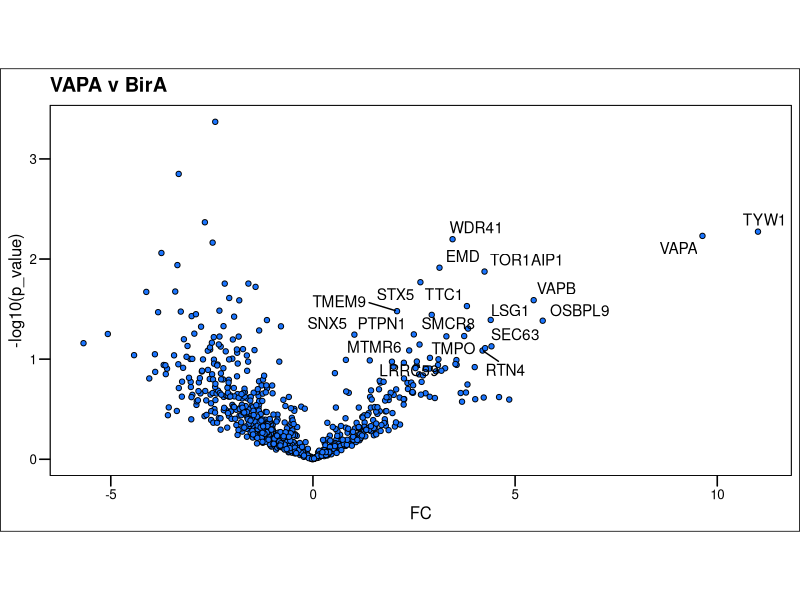
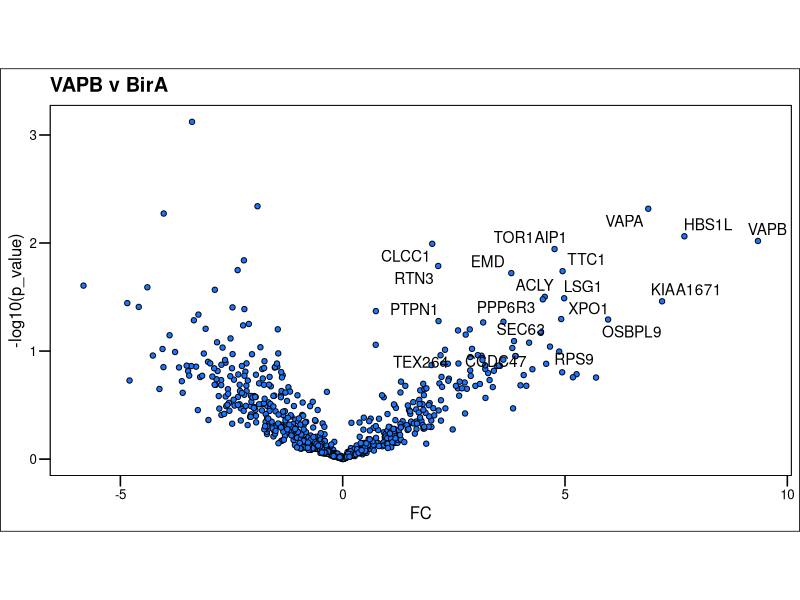
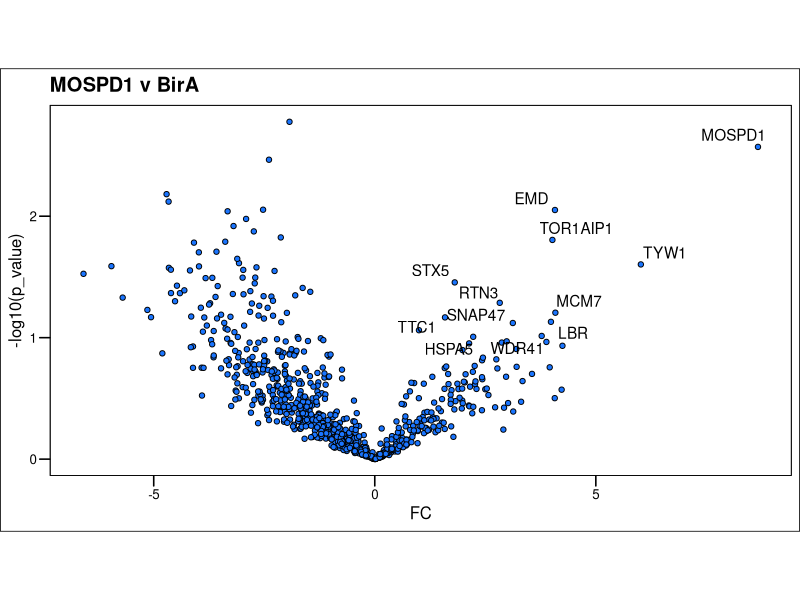
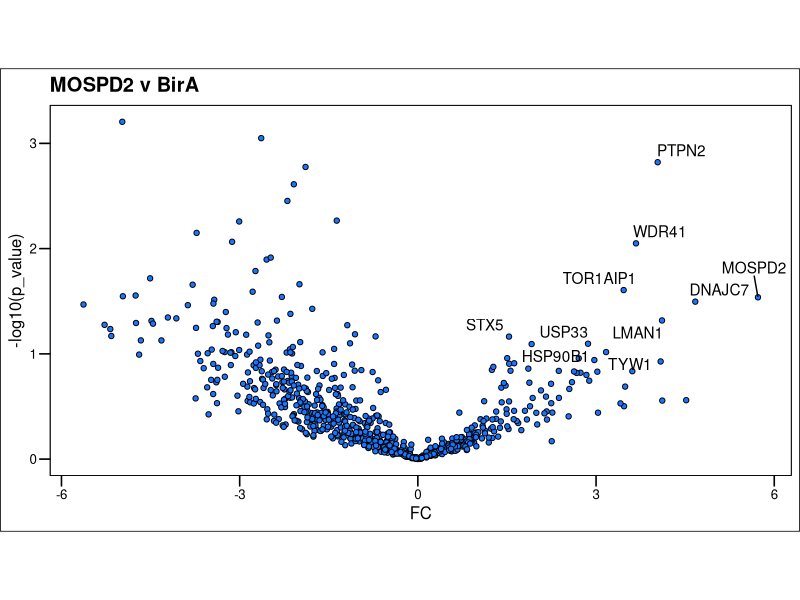
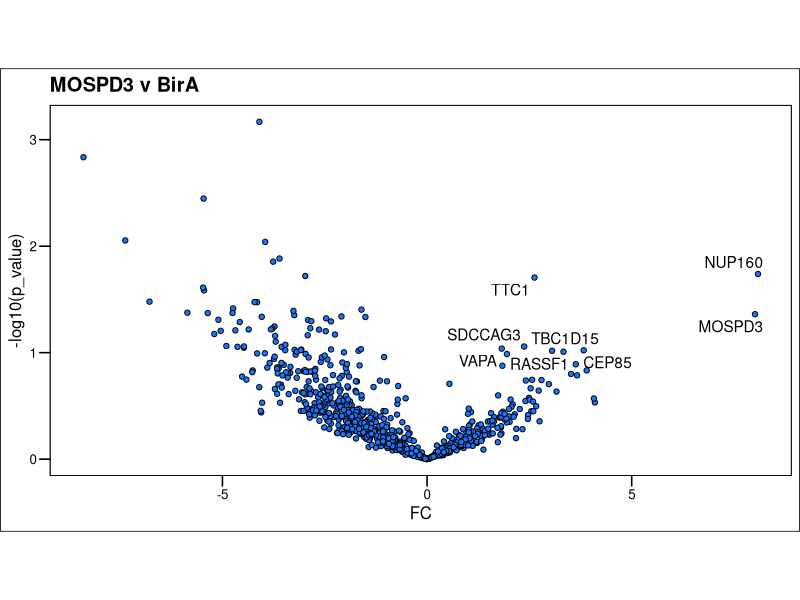
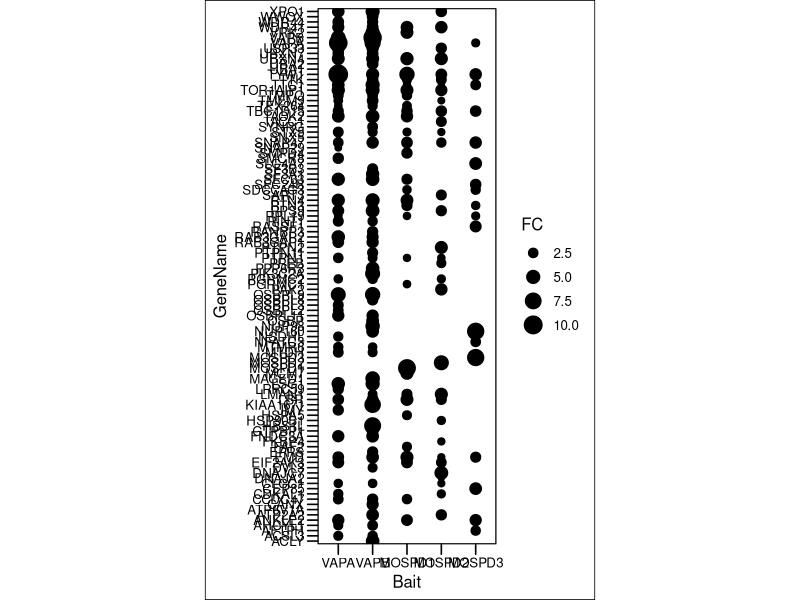

Recreate these plots in R, in order.
## ---- chunk 1
knitr::opts_chunk$set(echo = F, warning = F)
## ---- chunk 2
library(readxl)
library(ggplot2)
library(dplyr)
library(ggthemes)
library(ggrepel)
library(gridExtra)
library(limma)
library(tibble)
library(reshape2)
library(stringr)
#library(rbioapi)
## ---- chunk 3
vapome1 = read_xlsx('data/P1133-4 recalc VAP binding partners.xlsx')
#View(vapome1)



## ---- chunk 4
get_p <- function(x, y) {
  x <- x[!is.na(x)]
  y <- y[!is.na(y)]
  
  if (length(x) < 2 || length(y) < 2) {
    return(NA_real_)
  }
  
  tryCatch(
    t.test(x, y)$p.value,
    error = function(e) NA_real_
  )
}

## ---- chunk 5
vapome2 = vapome1 %>% 
   select(c(4,5, 64:84)) %>% 
   mutate(GeneName = str_match(string = Description, pattern = 'GN=(.*) P')[,2]) %>% 
   select(1,24,3:23)


vapome2 %>% 
   filter(duplicated(GeneName)) %>% nrow

vapome3 = vapome2 %>% 
   select(-Accession) %>% 
   group_by(GeneName) %>% 
   summarise(across(1:21, ~ sum(.x, na.rm = TRUE)), .groups = "drop") 

nrow(vapome3) - nrow(vapome2)

Colnames2 = c('GeneName','Unt1','Unt2','Unt3','Bir1','Bir2','Bir3',
  'A1','A2','A3','M11','M12','M13','M21','M22','M23',
  'M31','M32','M33','B1','B2','B3')

colnames(vapome3) <- Colnames2


## ---- chunk 6
#Filter proteins with insufficient measurements
keep <- rowSums(!is.na(vapome3[c("A1", "A2", "A3")])) == 3 |
        rowSums(!is.na(vapome3[c("Bir1", "Bir2", "Bir3")])) == 3

vapome3_filtered <- vapome3[c(keep),]
vapome3_filtered[2:22] <- lapply(
  vapome3_filtered[2:22],
  log2
)

vapome3_vapa = vapome3_filtered %>% 
   group_by(GeneName) %>% 
   summarise(FC = mean(c(A1, A2, A3), na.rm = T) - mean(c(Bir1, Bir2, Bir3), na.rm = T),
             p_value = get_p(
                c(A1, A2, A3),
                c(Bir1, Bir2, Bir3)
             ),
             
             .groups = "drop"
   ) %>%
   mutate(
      adjusted_p_value = p.adjust(p_value, method = "BH")
   )


vapome3_vapa %>% 
   ggplot(aes(FC, -log10(p_value))) +
   #geom_rect(xmin = Xmin, xmax = Xmax, ymin = Ymin, ymax = Ymax, fill = "pink", alpha = 0.1) +
   geom_point(shape = 21, color = 'black', fill = '#1a75ff') +
   theme_base(12) +
   geom_text_repel(data = vapome3_vapa %>% filter(FC>1 & log10(p_value) < -1),
      aes(label = GeneName)) +
   theme(aspect.ratio = 0.5,legend.position = 'none') +
   #xlab("Fold Change (log2[TM/C1 mutant])") +
   #ylab("P-value (-log10)") +
   ggtitle('VAPA v BirA')  


## ---- chunk 7
#Filter proteins with insufficient measurements
keep <- rowSums(!is.na(vapome3[c("B1", "B2", "B3")])) == 3 |
        rowSums(!is.na(vapome3[c("Bir1", "Bir2", "Bir3")])) == 3

vapome3_filtered <- vapome3[c(keep),]
vapome3_filtered[2:22] <- lapply(
  vapome3_filtered[2:22],
  log2
)

vapome3_vapb = vapome3_filtered %>% 
   group_by(GeneName) %>% 
   summarise(FC = mean(c(B1, B2, B3), na.rm = T) - mean(c(Bir1, Bir2, Bir3), na.rm = T),
             p_value = get_p(c(B1, B2, B3), c(Bir1, Bir2, Bir3)),
             .groups = "drop") %>%
   mutate(adjusted_p_value = p.adjust(p_value, method = "BH"))


vapome3_vapb %>% 
   ggplot(aes(FC, -log10(p_value))) +
   #geom_rect(xmin = Xmin, xmax = Xmax, ymin = Ymin, ymax = Ymax, fill = "pink", alpha = 0.1) +
   geom_point(shape = 21, color = 'black', fill = '#1a75ff') +
   theme_base(12) +
   geom_text_repel(data = vapome3_vapb %>% filter(FC>1 & log10(p_value) < -1),
      aes(label = GeneName)) +
   theme(aspect.ratio = 0.5,legend.position = 'none') +
   #xlab("Fold Change (log2[TM/C1 mutant])") +
   #ylab("P-value (-log10)") +
   ggtitle('VAPB v BirA')  


## ---- chunk 8
#Filter proteins with insufficient measurements
keep <- rowSums(!is.na(vapome3[c("M11", "M12", "M13")])) == 3 |
        rowSums(!is.na(vapome3[c("Bir1", "Bir2", "Bir3")])) == 3

vapome3_filtered <- vapome3[c(keep),]
vapome3_filtered[2:22] <- lapply(
  vapome3_filtered[2:22],
  log2
)

vapome3_ms1 = vapome3_filtered %>% 
   group_by(GeneName) %>% 
   summarise(FC = mean(c(M11, M12, M13), na.rm = T) - mean(c(Bir1, Bir2, Bir3), na.rm = T),
             p_value = get_p(c(M11, M12, M13), c(Bir1, Bir2, Bir3)),
             .groups = "drop") %>%
   mutate(adjusted_p_value = p.adjust(p_value, method = "BH"))


vapome3_ms1 %>% 
   ggplot(aes(FC, -log10(p_value))) +
   #geom_rect(xmin = Xmin, xmax = Xmax, ymin = Ymin, ymax = Ymax, fill = "pink", alpha = 0.1) +
   geom_point(shape = 21, color = 'black', fill = '#1a75ff') +
   theme_base(12) +
   geom_text_repel(data = vapome3_ms1 %>% filter(FC>1 & log10(p_value) < -1),
      aes(label = GeneName)) +
   theme(aspect.ratio = 0.5,legend.position = 'none') +
   #xlab("Fold Change (log2[TM/C1 mutant])") +
   #ylab("P-value (-log10)") +
   ggtitle('MOSPD1 v BirA')  


## ---- chunk 9
#Filter proteins with insufficient measurements
keep <- rowSums(!is.na(vapome3[c("M21", "M22", "M23")])) == 3 |
        rowSums(!is.na(vapome3[c("Bir1", "Bir2", "Bir3")])) == 3

vapome3_filtered <- vapome3[c(keep),]
vapome3_filtered[2:22] <- lapply(
  vapome3_filtered[2:22],
  log2
)

vapome3_ms2 = vapome3_filtered %>% 
   group_by(GeneName) %>% 
   summarise(FC = mean(c(M21, M22, M23), na.rm = T) - mean(c(Bir1, Bir2, Bir3), na.rm = T),
             p_value = get_p(c(M21, M22, M23), c(Bir1, Bir2, Bir3)),
             .groups = "drop") %>%
   mutate(adjusted_p_value = p.adjust(p_value, method = "BH"))


vapome3_ms2 %>% 
   ggplot(aes(FC, -log10(p_value))) +
   #geom_rect(xmin = Xmin, xmax = Xmax, ymin = Ymin, ymax = Ymax, fill = "pink", alpha = 0.1) +
   geom_point(shape = 21, color = 'black', fill = '#1a75ff') +
   theme_base(12) +
   geom_text_repel(data = vapome3_ms2 %>% filter(FC>1 & log10(p_value) < -1),
      aes(label = GeneName)) +
   theme(aspect.ratio = 0.5,legend.position = 'none') +
   #xlab("Fold Change (log2[TM/C1 mutant])") +
   #ylab("P-value (-log10)") +
   ggtitle('MOSPD2 v BirA')  


## ---- chunk 10
#Filter proteins with insufficient measurements
keep <- rowSums(!is.na(vapome3[c("M31", "M32", "M33")])) == 3 |
        rowSums(!is.na(vapome3[c("Bir1", "Bir2", "Bir3")])) == 3

vapome3_filtered <- vapome3[c(keep),]
vapome3_filtered[2:22] <- lapply(
  vapome3_filtered[2:22],
  log2
)

vapome3_ms3 = vapome3_filtered %>% 
   group_by(GeneName) %>% 
   summarise(FC = mean(c(M31, M32, M33), na.rm = T) - mean(c(Bir1, Bir2, Bir3), na.rm = T),
             p_value = get_p(c(M31, M32, M33), c(Bir1, Bir2, Bir3)),
             .groups = "drop") %>%
   mutate(adjusted_p_value = p.adjust(p_value, method = "BH"))


vapome3_ms3 %>% 
   ggplot(aes(FC, -log10(p_value))) +
   #geom_rect(xmin = Xmin, xmax = Xmax, ymin = Ymin, ymax = Ymax, fill = "pink", alpha = 0.1) +
   geom_point(shape = 21, color = 'black', fill = '#1a75ff') +
   theme_base(12) +
   geom_text_repel(data = vapome3_ms3 %>% filter(FC>1 & log10(p_value) < -1),
      aes(label = GeneName)) +
   theme(aspect.ratio = 0.5,legend.position = 'none') +
   #xlab("Fold Change (log2[TM/C1 mutant])") +
   #ylab("P-value (-log10)") +
   ggtitle('MOSPD3 v BirA')  


## ---- chunk 11
merged_FC = rbind(
vapome3_vapa %>% filter(FC > 0) %>% mutate(Bait = "VAPA"),
vapome3_vapb %>% filter(FC > 0) %>% mutate(Bait = "VAPB"),
vapome3_ms1 %>% filter(FC > 0) %>% mutate(Bait = "MOSPD1"),
vapome3_ms2 %>% filter(FC > 0) %>% mutate(Bait = "MOSPD2"),
vapome3_ms3 %>% filter(FC > 0) %>% mutate(Bait = "MOSPD3")
)

merged_FC2 = merged_FC %>% 
   filter(FC > 1 & p_value< 0.2) 

merged_FC2$Bait = factor(merged_FC2$Bait, levels = c("VAPA", "VAPB", "MOSPD1","MOSPD2", "MOSPD3"))

merged_FC2 %>% 
   ggplot(aes(Bait, GeneName)) +
   geom_point(aes(size = FC)) +
   theme_base(base_size = 12) +
   theme(aspect.ratio = 3,
         )

   
